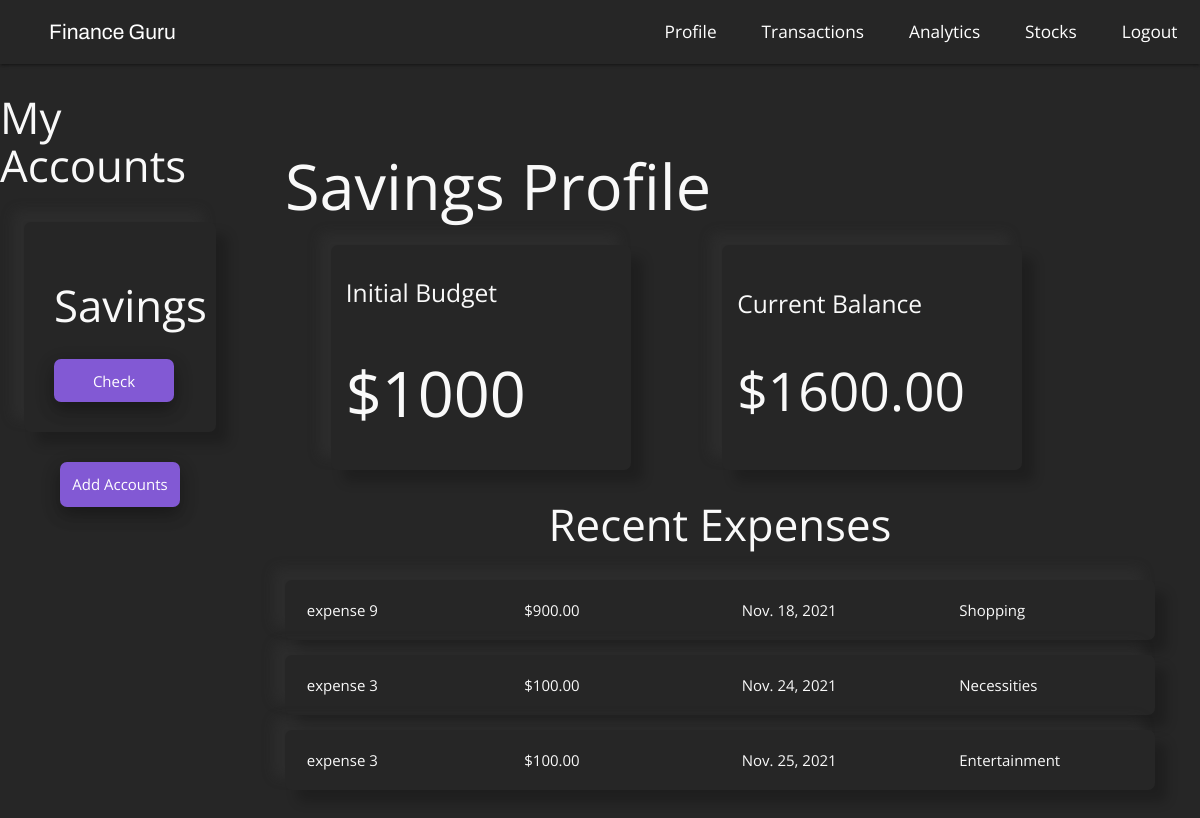
Before: /savings (signed in) with the older database file.
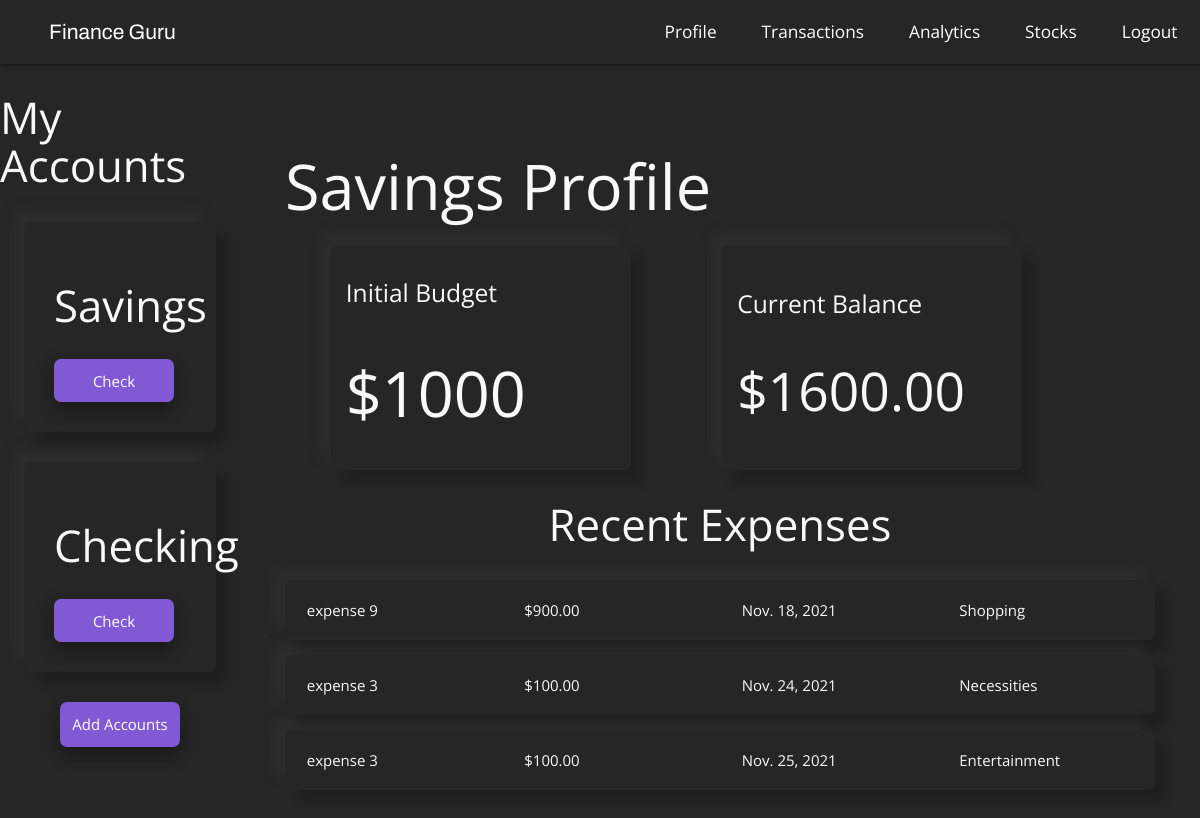
After: the same page with the newer database file.
### budget/models.py (models this page shows, shortened)
class Project(models.Model):
    name = models.CharField(max_length=100)
    slug = models.SlugField(max_length=100, unique=True, blank=True)
    budget = models.IntegerField()
    def budget_left(self):
        expense_list = Expense.objects.filter(project=self)
        income_list = Income.objects.filter(project=self)
        total_expense_amount = 0
        total_income_amount = 0
        for expense in expense_list:
            total_expense_amount += expense.amount
        for income in income_list:
            total_income_amount += income.amount
        return self.budget - total_expense_amount + total_income_amount

class Expense(models.Model):
    project = models.ForeignKey(Project, on_delete = models.CASCADE, related_name = 'expenses')
    title = models.CharField(max_length=100)
    amount = models.DecimalField(max_digits=8, decimal_places=2)
    date = models.DateField(("Date"), default=datetime.date.today)
    type = 'expense'
    category = models.CharField( max_length = 20, choices = SELECT_CATEGORY_CHOICES , default ='Food')
    class Meta:
        ordering = ('-amount',)

class Income(models.Model):
    project = models.ForeignKey(Project, on_delete = models.CASCADE, related_name = 'income')
    title = models.CharField(max_length=100)
    amount = models.DecimalField(max_digits=8, decimal_places=2)
    date = models.DateField(("Date"), default=datetime.date.today)
    type = 'income'
    category = models.CharField( max_length = 20, choices = SELECT_CATEGORY_CHOICES , default ='Food')
    class Meta:
        ordering = ('-amount',)

### budget/views.py (the view)
# urls.py: path('<slug:project_slug>', views.profile, name = 'profile'),
@login_required()
def profile(request, project_slug):
    project = get_object_or_404(Project, slug=project_slug)
    project_list = Project.objects.all()
    return render(request, 'budget/profile.html', {
        'project': project,
        'project_list': project_list,
        'expense_list': project.expenses.all(),
    })

### budget/templates/budget/profile.html
{% extends 'budget/base.html' %}
{% block content %}
{% include "budget/header.html" %}
<div class = "profile-section">
    <h1>{{ project.name }} Profile</h1>
    <section class="profile-stats">
        <div class = "stat-card">
            <h5>Initial Budget</h6>
            <h1>${{ project.budget }}</h1>
        </div>
        <div class = "stat-card">
            <h5>Current Balance</h6>
            {% if project.budget_left > 0 %}
                <h2>${{ project.budget_left }}</h2>
            {% elif project.budget_left == 0 %}
                <h2>${{ project.budget_left }}</h2>
            {% else %}
                <h2>${{ project.budget_left }}</h2>
            {% endif %}
        </div>
    </section>
    <section class = "section-expenses">
        <h3>Recent Expenses</h3>
        <ul class="expense-list">
            {% for expense in expense_list %}
            <li>
                <div class="expense-col">
                    <spanc>{{ expense.title }}</span>
                </div>
                <div class="expense-col">
                    <spanc>${{ expense.amount }}</span>
                </div>
                <div class="expense-col">
                    <spanc>{{ expense.date }}</span>
                </div>
                <div class="expense-col">
                    <spanc>{{ expense.category }}</span>
                </div>
            </li>
            {% empty %}
            <div class = "">
                <h3>You have no expenses yet</h3>
            </div>
            {% endfor %}
        </ul>
    </section>
</div>
{% endblock %}

### budget/templates/budget/header.html (shortened to what this page needs)
{% extends 'budget/base.html' %}
{% load static %}
{% block content %}
<nav class = 'nav-dec'>
    <a href="{% url 'list' %}" class = "logo">
        <p>Finance Guru</p>
    </a>
    <div class = "nav-links">
        <a href="{% url 'profile' project.slug %}">Profile</a>
        <a href="{% url 'transactions' project.slug %}">Transactions</a>
        <a href="{% url 'analytics' project.slug %}">Analytics</a>
        <a href="{% url 'stocks' project.slug %}">Stocks</a>
        <a href="{% url 'logout' %}">Logout</a>
    </div>
</nav>
<div class = 'left-nav'>
    <h3>My Accounts</h3>
    <div class="project-list">
        {% for project in project_list %}
            <div class="project-card">
                <h3>{{ project.name }}</h3>
                <a href="{% url 'profile' project.slug %}" class="account-button">Check</a>
            </div>
        {% endfor %}
    </div>
    <a href="../add" class="account-button">
        <span>Add Accounts</span>
    </a>
</div>
{% endblock %}

Changed rows visible on the page:
added Project: name "Checking"
